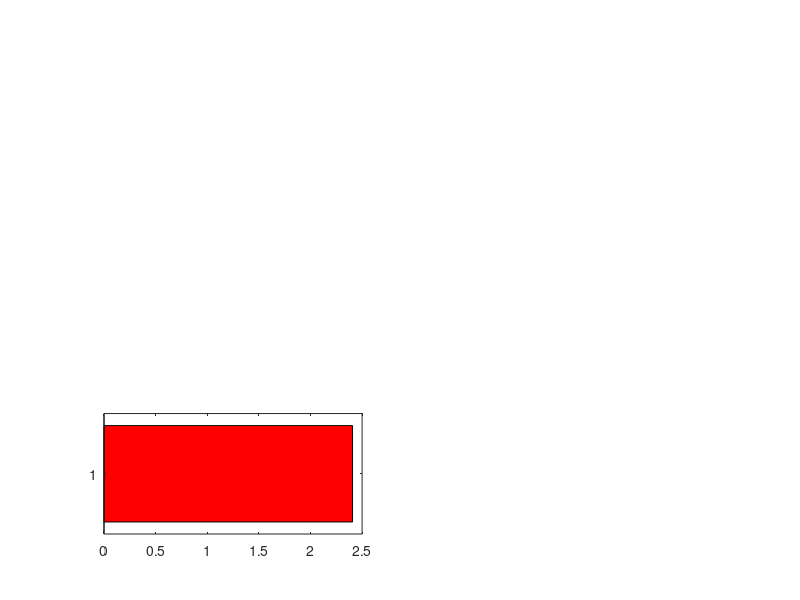

Recreate this plot in MATLAB. (Note: this script raises an error after producing the figure.)

% This code plots the shift in the SN points in the perturbed models
% relative to the unperturbed models. The SN points for the perturbed
% models are stored in 'param_ThrePert_SB0AB0_25pc_AND.mat' and the SN
% points for the unperturbed models are stored in
% 'param_SameAB0SB0_AND.mat'.

clear
clc

load param_ThrePert_SB0AB0_25pc_AND.mat
load param_SameSA0SB0_AND.mat

SNB_OG = SNB(nrr,:);    % SN points for unperturbed models

%%%%%%%%%%%%%%%%%%%%%%%%%%%%%%%%%%%%%%%%%%%%%%%%%%%%%%%%%%%%%%%%%%%%%%%%%%%
% Analysis of the SN points for the direct perturbations

diff_OG_dir = SNB_OG-SNB_SB0ltAB0;

pc_moved_dir = diff_OG_dir.*100./SNB_OG;

avg_pc_moved_dir = mean(pc_moved_dir);


std_err_dir = std(pc_moved_dir) ./ sqrt(size(pc_moved_dir, 1));

custom_colors = ['r', 'g', 'b','yellow'];

figure(2)
subplot(3,2,5)
bar(avg_pc_moved_dir, 'FaceColor', 'flat');

for i = 1:numel(avg_pc_moved_dir)
    c = custom_colors(i);
    barh(i, avg_pc_moved_dir(i), 'FaceColor', c);
    hold on;
    errorbar(avg_pc_moved_dir(i), i, std_err_dir(i), 'horizontal', 'Color', 'k');
end

hold off;


% Reverse the x-axis
set(gca, 'XDir', 'reverse');

%%%%%%%%%%%%%%%%%%%%%%%%%%%%%%%%%%%%%%%%%%%%%%%%%%%%%%%%%%%%%%%%%%%%%%%%%%%
% Analysis of the SN points for the indirect perturbations

diff_OG_ind = SNB_OG-SNB_AB0ltSB0;

pc_moved_ind = diff_OG_ind.*100./SNB_OG;

avg_pc_moved_ind = mean(pc_moved_ind);


std_err_ind = std(pc_moved_ind) ./ sqrt(size(pc_moved_ind, 1));

subplot(3,2,6)
bar(avg_pc_moved_ind, 'FaceColor', 'flat');

for i = 1:numel(avg_pc_moved_ind)
    c = custom_colors(i);
    barh(i, avg_pc_moved_ind(i), 'FaceColor', c);
    hold on;
    errorbar(avg_pc_moved_ind(i), i, std_err_ind(i), 'horizontal', 'Color', 'k');
end

hold off;

% Reverse the x-axis
set(gca, 'XDir', 'reverse');
